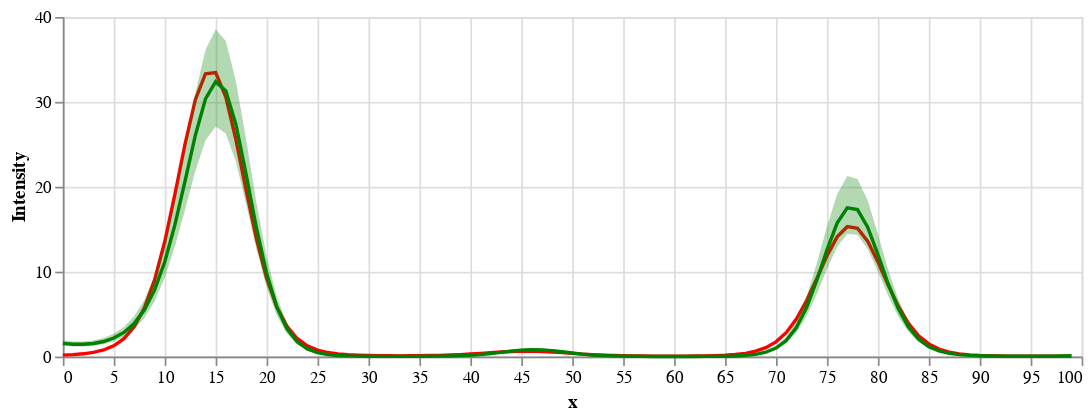

The notebook cell this image was saved under:
### Code cell
rate = (
	alt.Chart(df_true)
	.mark_line(color='red')
	.encode(
		x=alt.X('x', title='x'),
		y=alt.Y('rate', title='Intensity'),
	)
)

rate_est = (
	alt.Chart(df_true)
	.mark_line(color='green')  # Changed
	.encode(
		x=alt.X('x', title='x'),
		y=alt.Y('M', title='Intensity'),
	)
)

bands = alt.Chart(df_true).mark_errorband(color='green').encode(
	x=alt.X('x', title='x'),
	y=alt.Y('CL', title='Intensity'),
	y2=alt.Y2('CU', title='Intensity'),
)

(rate + rate_est + bands).properties(width=600, height=200)

### Figure 1 — Vega-Lite specification as saved in the notebook (floating-point values rounded to 4 significant figures)
{"config": {"view": {"continuousWidth": 300, "continuousHeight": 300}}, "layer": [{"mark": {"type": "line", "color": "red"}, "encoding": {"x": {"field": "x", "title": "x", "type": "quantitative"}, "y": {"field": "rate", "title": "Intensity", "type": "quantitative"}}}, {"mark": {"type": "line", "color": "green"}, "encoding": {"x": {"field": "x", "title": "x", "type": "quantitative"}, "y": {"field": "M", "title": "Intensity", "type": "quantitative"}}}, {"mark": {"type": "errorband", "color": "green"}, "encoding": {"x": {"field": "x", "title": "x", "type": "quantitative"}, "y": {"field": "CL", "title": "Intensity", "type": "quantitative"}, "y2": {"field": "CU", "title": "Intensity"}}}], "data": {"name": "data-847834a6c7a20b981b6551b5409c91a8"}, "height": 200, "width": 600, "$schema": "https://vega.github.io/schema/vega-lite/v5.20.1.json", "datasets": {"data-847834a6c7a20b981b6551b5409c91a8": [{"x": 0, "log_exposure": 0.0, "f": -1.767, "rate": 0.1708, "M": 1.557, "CL": 1.273, "CU": 1.916}, {"x": 1, "log_exposure": -0.0125, "f": -1.465, "rate": 0.2282, "M": 1.45, "CL": 1.189, "CU": 1.784}, {"x": 2, "log_exposure": -0.025, "f": -1.096, "rate": 0.3258, "M": 1.445, "CL": 1.181, "CU": 1.778}, {"x": 3, "log_exposure": -0.0375, "f": -0.6708, "rate": 0.4925, "M": 1.547, "CL": 1.266, "CU": 1.907}, {"x": 4, "log_exposure": -0.05, "f": -0.1998, "rate": 0.779, "M": 1.778, "CL": 1.454, "CU": 2.195}, {"x": 5, "log_exposure": -0.0625, "f": 0.3027, "rate": 1.271, "M": 2.183, "CL": 1.784, "CU": 2.691}, {"x": 6, "log_exposure": -0.075, "f": 0.8212, "rate": 2.109, "M": 2.847, "CL": 2.325, "CU": 3.488}, {"x": 7, "log_exposure": -0.0875, "f": 1.339, "rate": 3.497, "M": 3.882, "CL": 3.189, "CU": 4.755}, {"x": 8, "log_exposure": -0.1, "f": 1.841, "rate": 5.703, "M": 5.473, "CL": 4.508, "CU": 6.668}, {"x": 9, "log_exposure": -0.1125, "f": 2.31, "rate": 8.998, "M": 7.821, "CL": 6.477, "CU": 9.48}, {"x": 10, "log_exposure": -0.125, "f": 2.73, "rate": 13.53, "M": 11.14, "CL": 9.273, "CU": 13.45}, {"x": 11, "log_exposure": -0.1375, "f": 3.087, "rate": 19.1, "M": 15.51, "CL": 12.97, "CU": 18.66}, {"x": 12, "log_exposure": -0.15, "f": 3.371, "rate": 25.05, "M": 20.7, "CL": 17.32, "CU": 24.85}, {"x": 13, "log_exposure": -0.1625, "f": 3.571, "rate": 30.22, "M": 26.03, "CL": 21.81, "CU": 31.03}, {"x": 14, "log_exposure": -0.175, "f": 3.681, "rate": 33.32, "M": 30.34, "CL": 25.44, "CU": 36.12}, {"x": 15, "log_exposure": -0.1875, "f": 3.697, "rate": 33.45, "M": 32.37, "CL": 27.1, "CU": 38.56}, {"x": 16, "log_exposure": -0.2, "f": 3.62, "rate": 30.57, "M": 31.28, "CL": 26.28, "CU": 37.16}, {"x": 17, "log_exposure": -0.2125, "f": 3.451, "rate": 25.5, "M": 27.28, "CL": 22.92, "CU": 32.39}, {"x": 18, "log_exposure": -0.225, "f": 3.198, "rate": 19.55, "M": 21.41, "CL": 17.89, "CU": 25.51}, {"x": 19, "log_exposure": -0.2375, "f": 2.868, "rate": 13.88, "M": 15.18, "CL": 12.67, "CU": 18.15}, {"x": 20, "log_exposure": -0.25, "f": 2.474, "rate": 9.244, "M": 9.815, "CL": 8.163, "CU": 11.78}, {"x": 21, "log_exposure": -0.2625, "f": 2.028, "rate": 5.847, "M": 5.849, "CL": 4.839, "CU": 7.05}, {"x": 22, "log_exposure": -0.275, "f": 1.547, "rate": 3.567, "M": 3.261, "CL": 2.688, "CU": 3.94}, {"x": 23, "log_exposure": -0.2875, "f": 1.045, "rate": 2.132, "M": 1.735, "CL": 1.426, "CU": 2.102}, {"x": 24, "log_exposure": -0.3, "f": 0.5391, "rate": 1.27, "M": 0.8987, "CL": 0.7386, "CU": 1.094}, {"x": 25, "log_exposure": -0.3125, "f": 0.04595, "rate": 0.766, "M": 0.4641, "CL": 0.3797, "CU": 0.5661}, {"x": 26, "log_exposure": -0.325, "f": -0.4194, "rate": 0.475, "M": 0.2439, "CL": 0.1998, "CU": 0.298}, {"x": 27, "log_exposure": -0.3375, "f": -0.8429, "rate": 0.3072, "M": 0.1335, "CL": 0.109, "CU": 0.1637}, {"x": 28, "log_exposure": -0.35, "f": -1.213, "rate": 0.2096, "M": 0.07771, "CL": 0.06327, "CU": 0.09548}, {"x": 29, "log_exposure": -0.3625, "f": -1.519, "rate": 0.1524, "M": 0.04888, "CL": 0.0398, "CU": 0.0603}, {"x": 30, "log_exposure": -0.375, "f": -1.754, "rate": 0.1189, "M": 0.03377, "CL": 0.02761, "CU": 0.04184}, {"x": 31, "log_exposure": -0.3875, "f": -1.915, "rate": 0.09997, "M": 0.02594, "CL": 0.02118, "CU": 0.03227}, {"x": 32, "log_exposure": -0.4, "f": -2.001, "rate": 0.09066, "M": 0.02223, "CL": 0.01815, "CU": 0.02769}, {"x": 33, "log_exposure": -0.4125, "f": -2.012, "rate": 0.0885, "M": 0.02132, "CL": 0.01739, "CU": 0.0265}, {"x": 34, "log_exposure": -0.425, "f": -1.955, "rate": 0.09257, "M": 0.02276, "CL": 0.01863, "CU": 0.02835}, {"x": 35, "log_exposure": -0.4375, "f": -1.836, "rate": 0.103, "M": 0.02688, "CL": 0.02204, "CU": 0.03339}, {"x": 36, "log_exposure": -0.45, "f": -1.665, "rate": 0.1206, "M": 0.03468, "CL": 0.02844, "CU": 0.04296}, {"x": 37, "log_exposure": -0.4625, "f": -1.454, "rate": 0.1471, "M": 0.04818, "CL": 0.03951, "CU": 0.05976}, {"x": 38, "log_exposure": -0.475, "f": -1.216, "rate": 0.1843, "M": 0.07049, "CL": 0.0577, "CU": 0.08757}, {"x": 39, "log_exposure": -0.4875, "f": -0.9649, "rate": 0.234, "M": 0.1066, "CL": 0.08718, "CU": 0.1323}, {"x": 40, "log_exposure": -0.5, "f": -0.7137, "rate": 0.2971, "M": 0.163, "CL": 0.1329, "CU": 0.202}, {"x": 41, "log_exposure": -0.5125, "f": -0.4764, "rate": 0.372, "M": 0.2458, "CL": 0.2002, "CU": 0.3048}, {"x": 42, "log_exposure": -0.525, "f": -0.2655, "rate": 0.4536, "M": 0.3585, "CL": 0.2919, "CU": 0.4437}, {"x": 43, "log_exposure": -0.5375, "f": -0.092, "rate": 0.5329, "M": 0.4953, "CL": 0.4043, "CU": 0.6137}, {"x": 44, "log_exposure": -0.55, "f": 0.03507, "rate": 0.5975, "M": 0.6374, "CL": 0.5199, "CU": 0.7898}, {"x": 45, "log_exposure": -0.5625, "f": 0.109, "rate": 0.6354, "M": 0.7544, "CL": 0.6166, "CU": 0.9311}, {"x": 46, "log_exposure": -0.575, "f": 0.1257, "rate": 0.6381, "M": 0.8131, "CL": 0.6643, "CU": 1.004}, {"x": 47, "log_exposure": -0.5875, "f": 0.08405, "rate": 0.6044, "M": 0.7947, "CL": 0.6497, "CU": 0.9827}, {"x": 48, "log_exposure": -0.6, "f": -0.01446, "rate": 0.5409, "M": 0.7041, "CL": 0.5744, "CU": 0.8725}, {"x": 49, "log_exposure": -0.6125, "f": -0.1654, "rate": 0.4594, "M": 0.5696, "CL": 0.4635, "CU": 0.7059}, {"x": 50, "log_exposure": -0.625, "f": -0.3617, "rate": 0.3728, "M": 0.4241, "CL": 0.3441, "CU": 0.5267}, {"x": 51, "log_exposure": -0.6375, "f": -0.5939, "rate": 0.2919, "M": 0.2938, "CL": 0.2387, "CU": 0.3651}, {"x": 52, "log_exposure": -0.65, "f": -0.8509, "rate": 0.2229, "M": 0.1937, "CL": 0.1574, "CU": 0.2395}, {"x": 53, "log_exposure": -0.6625, "f": -1.12, "rate": 0.1682, "M": 0.1233, "CL": 0.1006, "CU": 0.1526}, {"x": 54, "log_exposure": -0.675, "f": -1.387, "rate": 0.1272, "M": 0.07781, "CL": 0.06327, "CU": 0.09613}, {"x": 55, "log_exposure": -0.6875, "f": -1.638, "rate": 0.0977, "M": 0.04959, "CL": 0.04039, "CU": 0.06119}, {"x": 56, "log_exposure": -0.7, "f": -1.86, "rate": 0.07731, "M": 0.03272, "CL": 0.02666, "CU": 0.04036}, {"x": 57, "log_exposure": -0.7125, "f": -2.039, "rate": 0.06383, "M": 0.02283, "CL": 0.01863, "CU": 0.02811}, {"x": 58, "log_exposure": -0.725, "f": -2.164, "rate": 0.05565, "M": 0.01717, "CL": 0.01403, "CU": 0.02102}, {"x": 59, "log_exposure": -0.7375, "f": -2.224, "rate": 0.05172, "M": 0.01413, "CL": 0.01157, "CU": 0.01735}, {"x": 60, "log_exposure": -0.75, "f": -2.214, "rate": 0.05162, "M": 0.0129, "CL": 0.01054, "CU": 0.01581}, {"x": 61, "log_exposure": -0.7625, "f": -2.127, "rate": 0.0556, "M": 0.01317, "CL": 0.01079, "CU": 0.01613}, {"x": 62, "log_exposure": -0.775, "f": -1.963, "rate": 0.06473, "M": 0.0151, "CL": 0.01239, "CU": 0.0185}, {"x": 63, "log_exposure": -0.7875, "f": -1.721, "rate": 0.08137, "M": 0.01939, "CL": 0.01588, "CU": 0.02378}, {"x": 64, "log_exposure": -0.8, "f": -1.408, "rate": 0.11, "M": 0.02772, "CL": 0.02271, "CU": 0.03415}, {"x": 65, "log_exposure": -0.8125, "f": -1.029, "rate": 0.1586, "M": 0.04375, "CL": 0.03582, "CU": 0.05402}, {"x": 66, "log_exposure": -0.825, "f": -0.5944, "rate": 0.2419, "M": 0.07495, "CL": 0.06139, "CU": 0.0925}, {"x": 67, "log_exposure": -0.8375, "f": -0.1171, "rate": 0.385, "M": 0.1371, "CL": 0.1119, "CU": 0.1691}, {"x": 68, "log_exposure": -0.85, "f": 0.3892, "rate": 0.6308, "M": 0.2622, "CL": 0.2135, "CU": 0.3223}, {"x": 69, "log_exposure": -0.8625, "f": 0.9088, "rate": 1.047, "M": 0.5114, "CL": 0.4176, "CU": 0.6307}, {"x": 70, "log_exposure": -0.875, "f": 1.425, "rate": 1.734, "M": 0.9975, "CL": 0.8166, "CU": 1.226}, {"x": 71, "log_exposure": -0.8875, "f": 1.923, "rate": 2.815, "M": 1.895, "CL": 1.554, "CU": 2.321}, {"x": 72, "log_exposure": -0.9, "f": 2.384, "rate": 4.41, "M": 3.427, "CL": 2.81, "CU": 4.187}, {"x": 73, "log_exposure": -0.9125, "f": 2.794, "rate": 6.567, "M": 5.787, "CL": 4.742, "CU": 7.072}, {"x": 74, "log_exposure": -0.925, "f": 3.141, "rate": 9.167, "M": 8.962, "CL": 7.341, "CU": 10.97}, {"x": 75, "log_exposure": -0.9375, "f": 3.411, "rate": 11.86, "M": 12.55, "CL": 10.29, "CU": 15.29}, {"x": 76, "log_exposure": -0.95, "f": 3.596, "rate": 14.1, "M": 15.72, "CL": 12.94, "CU": 19.13}, {"x": 77, "log_exposure": -0.9625, "f": 3.69, "rate": 15.3, "M": 17.51, "CL": 14.43, "CU": 21.26}, {"x": 78, "log_exposure": -0.975, "f": 3.691, "rate": 15.12, "M": 17.32, "CL": 14.36, "CU": 20.92}, {"x": 79, "log_exposure": -0.9875, "f": 3.598, "rate": 13.6, "M": 15.25, "CL": 12.69, "CU": 18.4}, {"x": 80, "log_exposure": -1.0, "f": 3.414, "rate": 11.18, "M": 12.04, "CL": 10.03, "CU": 14.43}, {"x": 81, "log_exposure": -1.012, "f": 3.147, "rate": 8.457, "M": 8.606, "CL": 7.208, "CU": 10.28}, {"x": 82, "log_exposure": -1.025, "f": 2.806, "rate": 5.937, "M": 5.661, "CL": 4.734, "CU": 6.766}, {"x": 83, "log_exposure": -1.038, "f": 2.402, "rate": 3.915, "M": 3.483, "CL": 2.916, "CU": 4.17}, {"x": 84, "log_exposure": -1.05, "f": 1.949, "rate": 2.458, "M": 2.043, "CL": 1.716, "CU": 2.447}, {"x": 85, "log_exposure": -1.062, "f": 1.463, "rate": 1.493, "M": 1.167, "CL": 0.98, "CU": 1.401}, {"x": 86, "log_exposure": -1.075, "f": 0.9595, "rate": 0.8909, "M": 0.6616, "CL": 0.5556, "CU": 0.7977}, {"x": 87, "log_exposure": -1.087, "f": 0.4549, "rate": 0.5312, "M": 0.3806, "CL": 0.3185, "CU": 0.4602}, {"x": 88, "log_exposure": -1.1, "f": -0.03464, "rate": 0.3215, "M": 0.2258, "CL": 0.1877, "CU": 0.2731}, {"x": 89, "log_exposure": -1.113, "f": -0.4939, "rate": 0.2006, "M": 0.1406, "CL": 0.1165, "CU": 0.171}, {"x": 90, "log_exposure": -1.125, "f": -0.9091, "rate": 0.1308, "M": 0.09341, "CL": 0.07707, "CU": 0.1139}, {"x": 91, "log_exposure": -1.137, "f": -1.269, "rate": 0.09016, "M": 0.06689, "CL": 0.05495, "CU": 0.082}, {"x": 92, "log_exposure": -1.15, "f": -1.563, "rate": 0.06631, "M": 0.05202, "CL": 0.04249, "CU": 0.06391}, {"x": 93, "log_exposure": -1.163, "f": -1.787, "rate": 0.05238, "M": 0.04415, "CL": 0.03588, "CU": 0.05432}, {"x": 94, "log_exposure": -1.175, "f": -1.935, "rate": 0.0446, "M": 0.04104, "CL": 0.03316, "CU": 0.05041}, {"x": 95, "log_exposure": -1.188, "f": -2.008, "rate": 0.04096, "M": 0.04165, "CL": 0.0335, "CU": 0.0512}, {"x": 96, "log_exposure": -1.2, "f": -2.007, "rate": 0.04047, "M": 0.04581, "CL": 0.03699, "CU": 0.05628}, {"x": 97, "log_exposure": -1.212, "f": -1.939, "rate": 0.04279, "M": 0.05437, "CL": 0.04401, "CU": 0.06683}, {"x": 98, "log_exposure": -1.225, "f": -1.811, "rate": 0.04805, "M": 0.06882, "CL": 0.0559, "CU": 0.08471}, {"x": 99, "log_exposure": -1.238, "f": -1.632, "rate": 0.05671, "M": 0.09192, "CL": 0.07464, "CU": 0.1127}]}}
